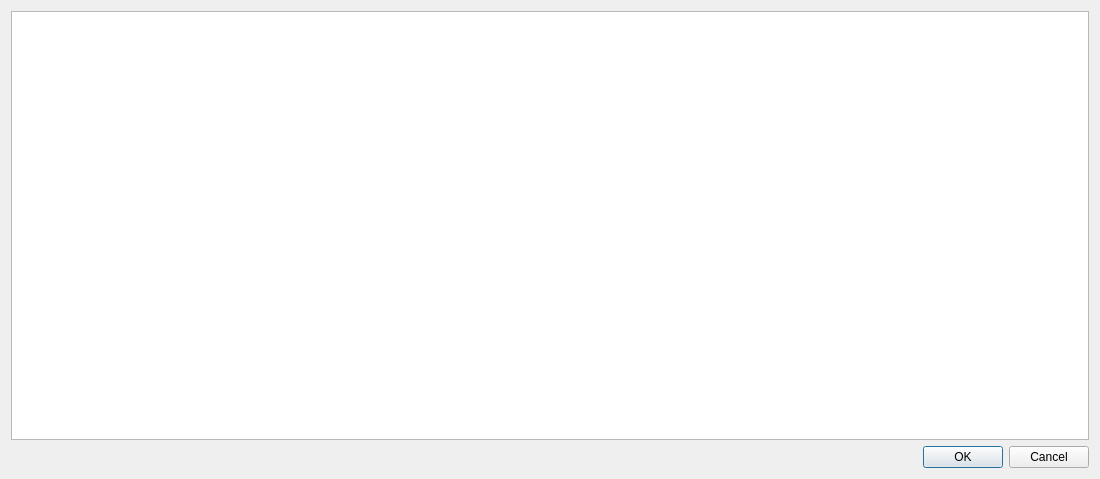
<?xml version="1.0" encoding="UTF-8"?>
<ui version="4.0">
 <class>RiskGui_Catchment_Scenario_Dia</class>
 <widget class="QDialog" name="RiskGui_Catchment_Scenario_Dia">
  <property name="geometry">
   <rect>
    <x>0</x>
    <y>0</y>
    <width>1100</width>
    <height>479</height>
   </rect>
  </property>
  <property name="windowTitle">
   <string>Select scenarios for calculation of the catchment area risk...</string>
  </property>
  <property name="windowIcon">
   <iconset resource="../../../system_sys/source_code/gui/resources/system_sys_resource.qrc">
    <normaloff>:/risk_icon</normaloff>:/risk_icon</iconset>
  </property>
  <layout class="QGridLayout">
   <item row="0" column="0">
    <layout class="QVBoxLayout">
     <item>
      <layout class="QHBoxLayout">
       <item>
        <widget class="RiskGui_Catchment_Scenario_Table_Wid" name="tableWidget"/>
       </item>
      </layout>
     </item>
     <item>
      <layout class="QHBoxLayout">
       <item>
        <spacer>
         <property name="orientation">
          <enum>Qt::Horizontal</enum>
         </property>
         <property name="sizeHint" stdset="0">
          <size>
           <width>209</width>
           <height>18</height>
          </size>
         </property>
        </spacer>
       </item>
       <item>
        <widget class="QPushButton" name="okButton">
         <property name="text">
          <string>OK</string>
         </property>
        </widget>
       </item>
       <item>
        <widget class="QPushButton" name="cancelButton">
         <property name="text">
          <string>Cancel</string>
         </property>
        </widget>
       </item>
      </layout>
     </item>
    </layout>
   </item>
  </layout>
 </widget>
 <customwidgets>
  <customwidget>
   <class>RiskGui_Catchment_Scenario_Table_Wid</class>
   <extends>QTableWidget</extends>
   <header>RiskGui_Catchment_Scenario_Table_Wid.h</header>
  </customwidget>
 </customwidgets>
 <resources>
  <include location="../../../system_sys/source_code/gui/resources/system_sys_resource.qrc"/>
 </resources>
 <connections/>
</ui>
